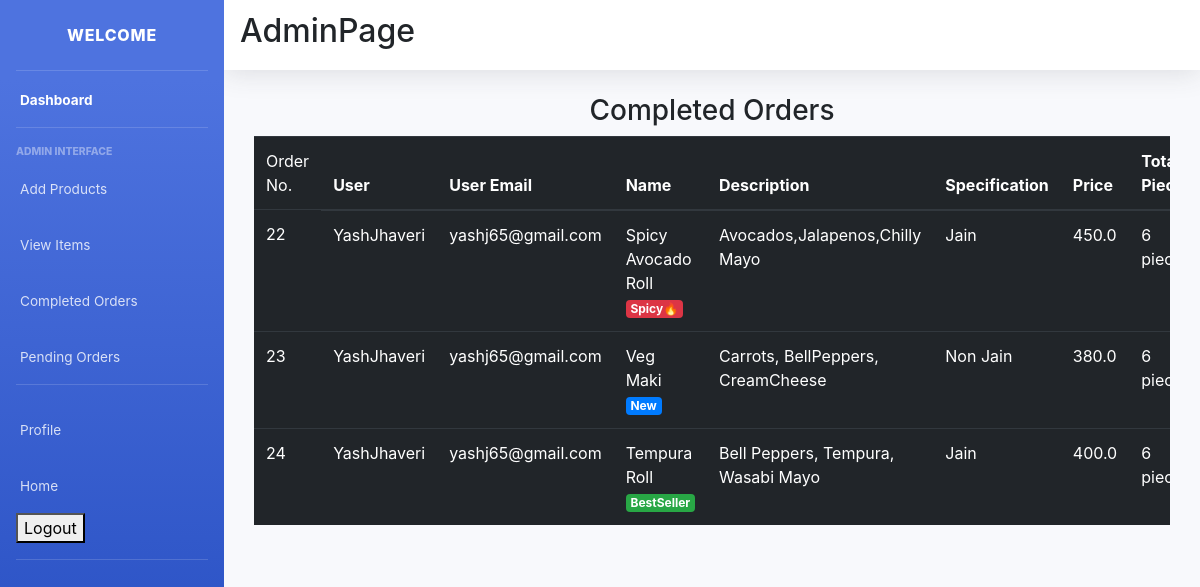
Page /admin_view/ (signed in) on the committed database.
### main/models.py (models this page shows, shortened)
class CartItems(models.Model):
    ORDER_STATUS = (
        ('Active', 'Active'),
        ('Delivered', 'Delivered')
    )
    user = models.ForeignKey(User, on_delete=models.CASCADE)
    item = models.ForeignKey(Item, on_delete=models.CASCADE)
    ordered = models.BooleanField(default=False)
    quantity = models.IntegerField(default=1)
    ordered_date = models.DateField(default=timezone.now)
    status = models.CharField(max_length=20, choices=ORDER_STATUS, default='Active')
    delivery_date = models.DateField(default=timezone.now)
    class Meta:
        verbose_name = 'Cart Item'
        verbose_name_plural = 'Cart Items'

class Item(models.Model):
    LABELS = (
        ('BestSeller', 'BestSeller'),
        ('New', 'New'),
        ('Spicy🔥', 'Spicy🔥'),
    )
    LABEL_COLOUR = (
        ('danger', 'danger'),
        ('success', 'success'),
        ('primary', 'primary'),
        ('info', 'info')
    )
    title = models.CharField(max_length=150)
    description = models.CharField(max_length=250,blank=True)
    price = models.FloatField()
    pieces = models.IntegerField(default=6)
    instructions = models.CharField(max_length=250,default="Jain Option Available")
    image = models.ImageField(default='default.png', upload_to='images/')
    labels = models.CharField(max_length=25, choices=LABELS, blank=True)
    label_colour = models.CharField(max_length=15, choices=LABEL_COLOUR, blank=True)
    slug = models.SlugField(default="sushi_name")
    created_by = models.ForeignKey(User, on_delete=models.CASCADE)

### main/decorators.py (the view)
    def wrapper_func(request, *args, **kwargs):
        group = Group.objects.get(user = request.user)
        if group.name == 'admin_owner':
            return view_func(request, *args, **kwargs)
        else:
            return redirect('/')

### main/views.py (called while the page is built)
@login_required(login_url='/accounts/login/')
@admin_required
def admin_view(request):
    cart_items = CartItems.objects.filter(ordered=True,status="Delivered").order_by('-ordered_date')
    context = {
        'cart_items':cart_items,
    }
    return render(request, 'main/admin_view.html', context)

### main/templates/main/admin_view.html (shortened to what this page needs)
{% extends "main/layout2.html" %}
{% block content %}
<div class="cart">
    <div class="container">
        <div class="row">
            <div class="col-sm-12">
                <h3 class="text-center">Completed Orders</h3>
                {% if cart_items %}
                <div class="table-responsive">
                    <table class="table table-dark">
                        <thead>
                        <tr>
                            <td scope="col">Order No.</td>
                            <th scope="col">User</th>
                            <th scope="col">User Email</th>
                            <th scope="col">Name</th>
                            <th scope="col">Description</th>
                            <th scope="col">Specification</th>
                            <th scope="col">Price</th>
                            <th scope="col">Total Pieces</th>
                        </tr>
                        </thead>
                        <tbody>
                            {% for cart in cart_items %}
                        <tr>
                            <td>{{ cart.id }}</td>
                            <td>{{ cart.user.username }}</td>
                            <td>{{ cart.user.email}}</td>
                            <td>{{ cart.item.title }} <span class="badge badge-{{ cart.item.label_colour }}">{{ cart.item.labels }}</span></td>
                            <td>{{ cart.item.description }}</td>
                            <td>{{ cart.item.instructions }}</td>
                            <td>{{ cart.item.price }}</td>
                            <td>{{ cart.item.pieces }} pieces</td>
                        </tr>
                            {% endfor %}
                        </tbody>
                    </table>
                </div>
                {% else %}
                <h4 class="text-center">Sorry, you have not ordered any item yet!!!</h4>
                {% endif %}
            </div>
        </div>
    </div>
</div>
{% endblock content %}

### rows in the picture
CartItems: id "22", user.username "YashJhaveri", user.email "yashj65@gmail.com", item "Spicy Avocado Roll", item.labels "Spicy🔥", item.description "Avocados,Jalapenos,Chilly Mayo", item.instructions "Jain", item.price "450.0", item.pieces "6"
CartItems: id "23", user.username "YashJhaveri", user.email "yashj65@gmail.com", item "Veg Maki", item.labels "New", item.description "Carrots, BellPeppers, CreamCheese", item.instructions "Non Jain", item.price "380.0", item.pieces "6"
CartItems: id "24", user.username "YashJhaveri", user.email "yashj65@gmail.com", item "Tempura Roll", item.labels "BestSeller", item.description "Bell Peppers, Tempura, Wasabi Mayo", item.instructions "Jain", item.price "400.0", item.pieces "6"
